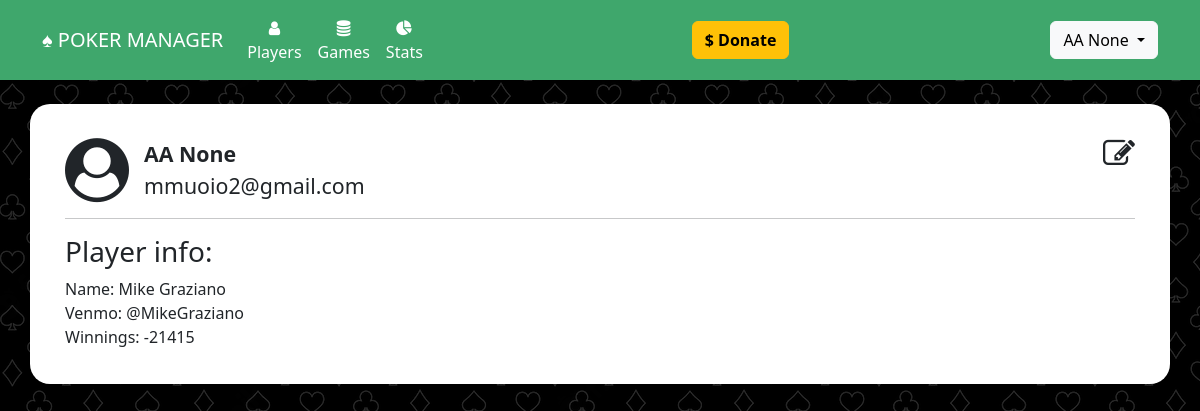
/profile (signed in), run on an earlier commit of the app's database.
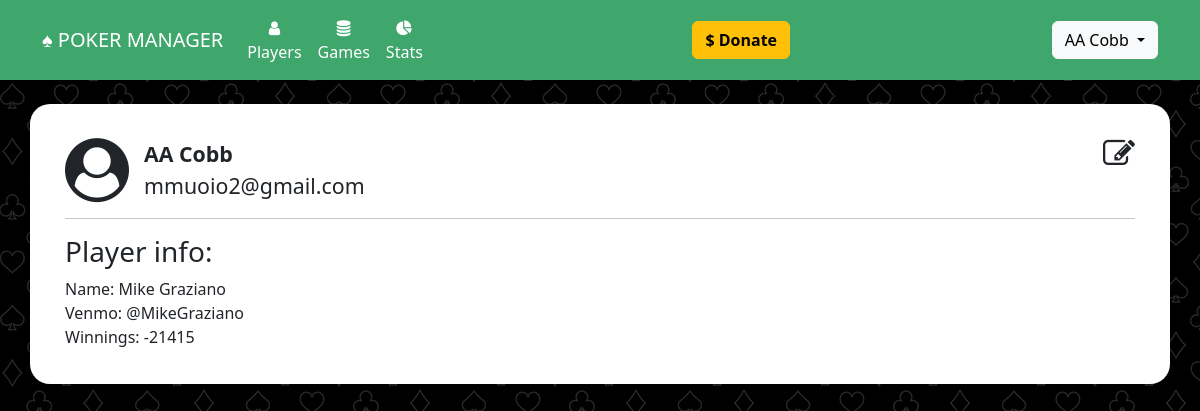
And on a later commit of the database.
### website/models.py (models this page shows)
class User(db.Model, UserMixin):
	id = db.Column(db.Integer, primary_key=True)
	email = db.Column(db.String(150), unique=True)
	password = db.Column(db.String(150))
	first_name = db.Column(db.String(150))
	last_name = db.Column(db.String(150))
	player_id = db.Column(db.Integer, db.ForeignKey('player.id'))
	admin = db.Column(db.Boolean, default=False)
	subscribed = db.Column(db.Boolean, default=False)
	expires_on = db.Column(db.DateTime(timezone=True), default=func.now())

class Player(db.Model):
	id = db.Column(db.Integer, primary_key=True)
	name = db.Column(db.String(150), unique=True)
	venmo = db.Column(db.String(300))
	email = db.Column(db.String(300))
	games_played = db.Column(db.Integer, default=0)
	aliases = db.relationship('Alias', backref='player')
	earnings = db.relationship('Earning', backref='player')
	user = db.relationship('User', backref='player')
	pokernowid = db.relationship('PokernowId', backref='player')
	bankroll = db.relationship('Bankroll', backref='player')

### website/views.py (the view)
@views.route('/profile', methods=['GET','POST'])
@login_required
def profile():
	user=current_user
	player=null
	net=0
	if user.player_id:
		player = Player.query.filter_by(id=user.player_id).first()
		player = Player.query.filter_by(id=28).first()
		if player:
			earnings = Earning.query.filter_by(player_id=player.id).all()
			if earnings:
				for earning in earnings:
					net += earning.net
			behaviors = Behavior.query.filter_by(player_id=player.id).all()
	return render_template("profile.html", user=current_user, player=player, net=net)

### website/__init__.py (called while the page is built)
def create_app():
	app = Flask(__name__)
	app.config['SECRET_KEY'] = 'secret_key_password_string'
	app.config['SQLALCHEMY_DATABASE_URI'] = f'sqlite:///{DB_NAME}'
	migrate.init_app(app, db, render_as_batch=True)
	db.init_app(app)
	from .models import User, Player, Alias, Game, Payment, Url, Earning, PokernowId, Behavior
	from .views import views
	from .auth import auth
	app.register_blueprint(views, url_prefix='/')
	app.register_blueprint(auth, url_prefix='/')
	login_manager = LoginManager()
	login_manager.login_view = 'auth.login'
	login_manager.init_app(app)
	@login_manager.user_loader
	def load_user(id):
		return User.query.get(int(id))
	return app

### website/templates/profile.html (shortened to what this page needs)
{% extends "base.html" %}
{% block content %}
	<br/>
	<a href="/edit_user" class="link-dark pull-right" onClick=""><i class="fa fa-pencil-square-o fa-2x" aria-hidden="true"></i></a>
	<div class="profile-icon" style="float: left;margin-right:15px;"><i class="fa fa-user-circle fa-4x" aria-hidden="true"></i></div>
	<div style="font-size: 16pt;">
		<b>{{user.first_name}} {{user.last_name}}</b><br/>
		{{user.email}}
   </div>
   <hr/>
   {% if player %}
   <h3>Player info:</h3>
   Name: {{player.name}}<br/>
   Venmo: {{player.venmo}}<br/>
   Winnings: {{net}}
   {% endif %}
{% endblock %}

### website/templates/base.html (shortened to what this page needs)
<!DOCTYPE html>
<html>
    <head>
<link href="https://cdn.jsdelivr.net/npm/bootstrap@5.2.0-beta1/dist/css/bootstrap.min.css" rel="stylesheet">
    <link
      rel="stylesheet"
      href="https://stackpath.bootstrapcdn.com/font-awesome/4.7.0/css/font-awesome.min.css"
    />
    <link
      rel="stylesheet"
      href="static/style.css"
    />
    </head>
    <body class="body">
        <nav class="navbar navbar-expand-lg navbar-dark" style="background-color: #3fa76c;">
            <div class="container-fluid" style="max-width: 1140px;margin-right:auto;margin-left:auto">
                <a class="navbar-brand" href="/">&spades; POKER MANAGER</a>
                <div class="collapse navbar-collapse justify-content-start" id="mainNavbar">
                    <div class="navbar-nav">
                        <ul class="navbar-nav me-auto mb-2 mb-lg-0">
                            <li class="nav-item" align="center"><a class="nav-link" id="nav-players" href="/players"><i class="fa fa-user" aria-hidden="true"></i><br/>Players</a></li>
                            <li class="nav-item" align="center"><a class="nav-link" id="nav-import-game" href="/games"><i class="fa fa-database" aria-hidden="true"></i><Br/>Games</a></li>
                            {% if user and  user.is_authenticated and user.player_id %}
                            <li class="nav-item" align="center"><a class="nav-link" id="nav-import-game" href="/player_stats"><i class="fa fa-pie-chart" aria-hidden="true"></i><br/>Stats</a></li>
                            {% endif %}
                        </ul>
                    </div>
                    <div class="navbar-nav ml-auto" style="margin-left: auto">
                       <a href="https://account.venmo.com/u/MattMuoio" target="_blank" class="btn btn-warning"><b>$ Donate</b></a>
                    </div>
                    <div class="navbar-nav ml-auto" style="margin-left: auto">
                        <ul class="navbar-nav me-auto mb-2 mb-lg-0">
                            {% if user and  user.is_authenticated %}
                            <div class="dropdown">
                                <button class="btn btn-light dropdown-toggle" type="button" data-bs-toggle="dropdown" aria-expanded="false">
                                {{user.first_name}} {{user.last_name}}
                                </button>
                            </div>
                            {% else %}
                            <ul class="navbar-nav me-auto mb-2 mb-lg-0">
                                <li class="nav-item"><a class="nav-link" id="nav-signUp" href="/sign-up">Sign Up</a></li>
                                <li class="nav-item"><a class="nav-link" id="nav-login" href="/login">Login</a></li>
                            </ul>
                            {% endif %}
                        </ul>
                    </div>
                </div>
            </div>
        </nav>
        <br/>
        <div class="container h-100 body_container" style="max-width:1140px; background-color: #fff;">
            {% block content %}
            {% endblock %}
        </div>
    </body>
</html>

### website/static/style.css (style rules this page uses)
.body { height: 100%; background-image: url('card_suits4.png'); }
.body_container { border-radius: 20px; padding: 10px 35px 35px 35px; }
.nav-link { color: #fff; }

What changed in the data, as far as the page shows it:
changed User "AA": last_name "None" → "Cobb"
